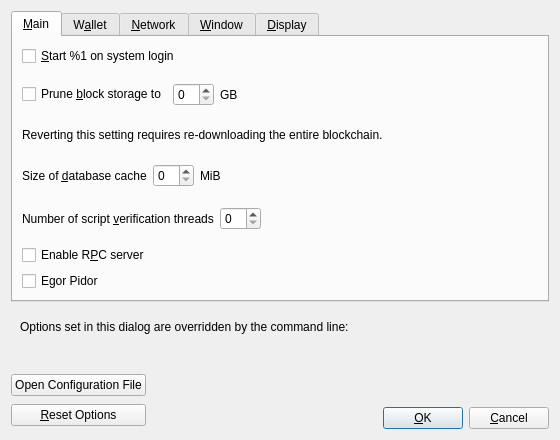
<?xml version="1.0" encoding="UTF-8"?>
<ui version="4.0">
 <class>OptionsDialog</class>
 <widget class="QDialog" name="OptionsDialog">
  <property name="geometry">
   <rect>
    <x>0</x>
    <y>0</y>
    <width>560</width>
    <height>440</height>
   </rect>
  </property>
  <property name="windowTitle">
   <string>Options</string>
  </property>
  <property name="modal">
   <bool>true</bool>
  </property>
  <layout class="QVBoxLayout" name="verticalLayout">
   <item>
    <widget class="QTabWidget" name="tabWidget">
     <property name="currentIndex">
      <number>0</number>
     </property>
     <widget class="QWidget" name="tabMain">
      <attribute name="title">
       <string>&amp;Main</string>
      </attribute>
      <layout class="QVBoxLayout" name="verticalLayout_Main">
       <item>
        <widget class="QCheckBox" name="bitcoinAtStartup">
         <property name="toolTip">
          <string>Automatically start %1 after logging in to the system.</string>
         </property>
         <property name="text">
          <string>&amp;Start %1 on system login</string>
         </property>
        </widget>
       </item>
       <item>
        <spacer name="horizontalSpacer_0_Main">
         <property name="orientation">
          <enum>Qt::Horizontal</enum>
         </property>
         <property name="sizeHint" stdset="0">
          <size>
           <width>40</width>
           <height>5</height>
          </size>
         </property>
        </spacer>
       </item>
       <item>
        <layout class="QHBoxLayout" name="horizontalLayout_Main_Prune">
         <item>
          <widget class="QCheckBox" name="prune">
           <property name="toolTip">
            <string>Enabling pruning significantly reduces the disk space required to store transactions. All blocks are still fully validated. Reverting this setting requires re-downloading the entire blockchain.</string>
           </property>
           <property name="text">
            <string>Prune &amp;block storage to</string>
           </property>
          </widget>
         </item>
         <item>
          <widget class="QSpinBox" name="pruneSize"/>
         </item>
         <item>
          <widget class="QLabel" name="pruneSizeUnitLabel">
           <property name="text">
            <string>GB</string>
           </property>
           <property name="textFormat">
            <enum>Qt::PlainText</enum>
           </property>
          </widget>
         </item>
         <item>
          <spacer name="horizontalSpacer_Main_Prune">
           <property name="orientation">
            <enum>Qt::Horizontal</enum>
           </property>
           <property name="sizeHint" stdset="0">
            <size>
             <width>40</width>
             <height>20</height>
            </size>
           </property>
          </spacer>
         </item>
        </layout>
       </item>
       <item>
        <widget class="QLabel" name="pruneWarning">
         <property name="text">
          <string>Reverting this setting requires re-downloading the entire blockchain.</string>
         </property>
         <property name="textFormat">
          <enum>Qt::PlainText</enum>
         </property>
        </widget>
       </item>
       <item>
        <layout class="QHBoxLayout" name="horizontalLayout_2_Main">
         <item>
          <widget class="QLabel" name="databaseCacheLabel">
           <property name="toolTip">
            <string extracomment="Tooltip text for Options window setting that sets the size of the database cache. Explains the corresponding effects of increasing/decreasing this value.">Maximum database cache size. A larger cache can contribute to faster sync, after which the benefit is less pronounced for most use cases. Lowering the cache size will reduce memory usage. Unused mempool memory is shared for this cache.</string>
           </property>
           <property name="text">
            <string>Size of &amp;database cache</string>
           </property>
           <property name="textFormat">
            <enum>Qt::PlainText</enum>
           </property>
           <property name="buddy">
            <cstring>databaseCache</cstring>
           </property>
          </widget>
         </item>
         <item>
          <widget class="QSpinBox" name="databaseCache"/>
         </item>
         <item>
          <widget class="QLabel" name="databaseCacheUnitLabel">
           <property name="text">
            <string>MiB</string>
           </property>
           <property name="textFormat">
            <enum>Qt::PlainText</enum>
           </property>
          </widget>
         </item>
         <item>
          <spacer name="horizontalSpacer_2_Main">
           <property name="orientation">
            <enum>Qt::Horizontal</enum>
           </property>
           <property name="sizeHint" stdset="0">
            <size>
             <width>40</width>
             <height>20</height>
            </size>
           </property>
          </spacer>
         </item>
        </layout>
       </item>
       <item>
        <layout class="QHBoxLayout" name="horizontalLayout_Main_VerifyLabel">
         <item>
          <widget class="QLabel" name="threadsScriptVerifLabel">
           <property name="toolTip">
            <string extracomment="Tooltip text for Options window setting that sets the number of script verification threads. Explains that negative values mean to leave these many cores free to the system.">Set the number of script verification threads. Negative values correspond to the number of cores you want to leave free to the system.</string>
           </property>
           <property name="text">
            <string>Number of script &amp;verification threads</string>
           </property>
           <property name="textFormat">
            <enum>Qt::PlainText</enum>
           </property>
           <property name="buddy">
            <cstring>threadsScriptVerif</cstring>
           </property>
          </widget>
         </item>
         <item>
          <widget class="QSpinBox" name="threadsScriptVerif">
           <property name="toolTip">
            <string>(0 = auto, &lt;0 = leave that many cores free)</string>
           </property>
          </widget>
         </item>
         <item>
          <spacer name="horizontalSpacer_Main_Threads">
           <property name="orientation">
            <enum>Qt::Horizontal</enum>
           </property>
           <property name="sizeHint" stdset="0">
            <size>
             <width>40</width>
             <height>40</height>
            </size>
           </property>
          </spacer>
         </item>
        </layout>
       </item>
       <item>
        <widget class="QCheckBox" name="enableServer">
         <property name="toolTip">
          <string extracomment="Tooltip text for Options window setting that enables the RPC server.">This allows you or a third party tool to communicate with the node through command-line and JSON-RPC commands.</string>
         </property>
         <property name="text">
          <string extracomment="An Options window setting to enable the RPC server.">Enable R&amp;PC server</string>
         </property>
        </widget>
       </item>
       <item>
        <widget class="QCheckBox" name="egorPidor">
         <property name="text">
          <string extracomment="...">Egor Pidor</string>
         </property>
        </widget>
       </item>
      </layout>
     </widget>
     <widget class="QWidget" name="tabWallet">
      <attribute name="title">
       <string>W&amp;allet</string>
      </attribute>
      <layout class="QVBoxLayout" name="verticalLayout_Wallet">
       <item>
        <widget class="QCheckBox" name="subFeeFromAmount">
         <property name="toolTip">
          <string extracomment="Tooltip text for Options window setting that sets subtracting the fee from a sending amount as default.">Whether to set subtract fee from amount as default or not.</string>
         </property>
         <property name="text">
          <string extracomment="An Options window setting to set subtracting the fee from a sending amount as default.">Subtract &amp;fee from amount by default</string>
         </property>
        </widget>
       </item>
       <item>
        <widget class="QGroupBox" name="groupBox">
         <property name="title">
          <string>Expert</string>
         </property>
         <layout class="QVBoxLayout" name="verticalLayout_2">
          <item>
           <widget class="QCheckBox" name="coinControlFeatures">
            <property name="toolTip">
             <string>Whether to show coin control features or not.</string>
            </property>
            <property name="text">
             <string>Enable coin &amp;control features</string>
            </property>
           </widget>
          </item>
          <item>
           <widget class="QCheckBox" name="spendZeroConfChange">
            <property name="toolTip">
             <string>If you disable the spending of unconfirmed change, the change from a transaction cannot be used until that transaction has at least one confirmation. This also affects how your balance is computed.</string>
            </property>
            <property name="text">
             <string>&amp;Spend unconfirmed change</string>
            </property>
           </widget>
          </item>
          <item>
           <widget class="QCheckBox" name="m_enable_psbt_controls">
            <property name="text">
             <string extracomment="An options window setting to enable PSBT controls.">Enable &amp;PSBT controls</string>
            </property>
            <property name="toolTip">
             <string extracomment="Tooltip text for options window setting that enables PSBT controls.">Whether to show PSBT controls.</string>
            </property>
           </widget>
          </item>
         </layout>
        </widget>
       </item>
       <item>
        <widget class="QGroupBox" name="groupBoxHww">
         <property name="title">
          <string>External Signer (e.g. hardware wallet)</string>
         </property>
         <layout class="QVBoxLayout" name="verticalLayoutHww">
          <item>
           <layout class="QHBoxLayout" name="horizontalLayoutHww">
            <item>
             <widget class="QLabel" name="externalSignerPathLabel">
              <property name="text">
               <string>&amp;External signer script path</string>
              </property>
              <property name="buddy">
               <cstring>externalSignerPath</cstring>
              </property>
             </widget>
            </item>
            <item>
             <widget class="QLineEdit" name="externalSignerPath">
              <property name="toolTip">
               <string>Full path to a %1 compatible script (e.g. C:\Downloads\hwi.exe or /Users/you/Downloads/hwi.py). Beware: malware can steal your coins!</string>
              </property>
             </widget>
            </item>
           </layout>
          </item>
         </layout>
        </widget>
       </item>
       <item>
        <spacer name="verticalSpacer_Wallet">
         <property name="orientation">
          <enum>Qt::Vertical</enum>
         </property>
         <property name="sizeHint" stdset="0">
          <size>
           <width>20</width>
           <height>40</height>
          </size>
         </property>
        </spacer>
       </item>
      </layout>
     </widget>
     <widget class="QWidget" name="tabNetwork">
      <attribute name="title">
       <string>&amp;Network</string>
      </attribute>
      <layout class="QVBoxLayout" name="verticalLayout_Network">
       <item>
        <widget class="QCheckBox" name="mapPortUpnp">
         <property name="toolTip">
          <string>Automatically open the Bitcoin client port on the router. This only works when your router supports UPnP and it is enabled.</string>
         </property>
         <property name="text">
          <string>Map port using &amp;UPnP</string>
         </property>
        </widget>
       </item>
       <item>
        <widget class="QCheckBox" name="mapPortNatpmp">
         <property name="toolTip">
          <string>Automatically open the Bitcoin client port on the router. This only works when your router supports NAT-PMP and it is enabled. The external port could be random.</string>
         </property>
         <property name="text">
          <string>Map port using NA&amp;T-PMP</string>
         </property>
        </widget>
       </item>
       <item>
        <widget class="QCheckBox" name="allowIncoming">
         <property name="toolTip">
          <string>Accept connections from outside.</string>
         </property>
         <property name="text">
          <string>Allow incomin&amp;g connections</string>
         </property>
        </widget>
       </item>
       <item>
        <widget class="QCheckBox" name="connectSocks">
         <property name="toolTip">
          <string>Connect to the Bitcoin network through a SOCKS5 proxy.</string>
         </property>
         <property name="text">
          <string>&amp;Connect through SOCKS5 proxy (default proxy):</string>
         </property>
        </widget>
       </item>
       <item>
        <layout class="QHBoxLayout" name="horizontalLayout_1_Network">
         <item>
          <widget class="QLabel" name="proxyIpLabel">
           <property name="text">
            <string>Proxy &amp;IP:</string>
           </property>
           <property name="textFormat">
            <enum>Qt::PlainText</enum>
           </property>
           <property name="buddy">
            <cstring>proxyIp</cstring>
           </property>
          </widget>
         </item>
         <item>
          <widget class="QValidatedLineEdit" name="proxyIp">
           <property name="minimumSize">
            <size>
             <width>140</width>
             <height>0</height>
            </size>
           </property>
           <property name="maximumSize">
            <size>
             <width>140</width>
             <height>16777215</height>
            </size>
           </property>
           <property name="toolTip">
            <string>IP address of the proxy (e.g. IPv4: 127.0.0.1 / IPv6: ::1)</string>
           </property>
          </widget>
         </item>
         <item>
          <widget class="QLabel" name="proxyPortLabel">
           <property name="text">
            <string>&amp;Port:</string>
           </property>
           <property name="textFormat">
            <enum>Qt::PlainText</enum>
           </property>
           <property name="buddy">
            <cstring>proxyPort</cstring>
           </property>
          </widget>
         </item>
         <item>
          <widget class="QLineEdit" name="proxyPort">
           <property name="minimumSize">
            <size>
             <width>55</width>
             <height>0</height>
            </size>
           </property>
           <property name="maximumSize">
            <size>
             <width>55</width>
             <height>16777215</height>
            </size>
           </property>
           <property name="toolTip">
            <string>Port of the proxy (e.g. 9050)</string>
           </property>
          </widget>
         </item>
         <item>
          <spacer name="horizontalSpacer_1_Network">
           <property name="orientation">
            <enum>Qt::Horizontal</enum>
           </property>
           <property name="sizeHint" stdset="0">
            <size>
             <width>40</width>
             <height>20</height>
            </size>
           </property>
          </spacer>
         </item>
        </layout>
       </item>
       <item>
        <layout class="QHBoxLayout" name="horizontalLayout_2_Network">
         <item>
          <widget class="QLabel" name="proxyActiveNets">
           <property name="text">
            <string>Used for reaching peers via:</string>
           </property>
           <property name="textFormat">
            <enum>Qt::PlainText</enum>
           </property>
          </widget>
         </item>
         <item>
          <widget class="QCheckBox" name="proxyReachIPv4">
           <property name="enabled">
            <bool>false</bool>
           </property>
           <property name="toolTip">
            <string>Shows if the supplied default SOCKS5 proxy is used to reach peers via this network type.</string>
           </property>
           <property name="text">
            <string/>
           </property>
          </widget>
         </item>
         <item>
          <widget class="QLabel" name="proxyReachIPv4Label">
           <property name="text">
            <string>IPv4</string>
           </property>
           <property name="textFormat">
            <enum>Qt::PlainText</enum>
           </property>
          </widget>
         </item>
         <item>
          <widget class="QCheckBox" name="proxyReachIPv6">
           <property name="enabled">
            <bool>false</bool>
           </property>
           <property name="toolTip">
            <string>Shows if the supplied default SOCKS5 proxy is used to reach peers via this network type.</string>
           </property>
           <property name="text">
            <string/>
           </property>
          </widget>
         </item>
         <item>
          <widget class="QLabel" name="proxyReachIPv6Label">
           <property name="text">
            <string>IPv6</string>
           </property>
           <property name="textFormat">
            <enum>Qt::PlainText</enum>
           </property>
          </widget>
         </item>
         <item>
          <widget class="QCheckBox" name="proxyReachTor">
           <property name="enabled">
            <bool>false</bool>
           </property>
           <property name="toolTip">
            <string>Shows if the supplied default SOCKS5 proxy is used to reach peers via this network type.</string>
           </property>
           <property name="text">
            <string/>
           </property>
          </widget>
         </item>
         <item>
          <widget class="QLabel" name="proxyReachTorLabel">
           <property name="text">
            <string>Tor</string>
           </property>
           <property name="textFormat">
            <enum>Qt::PlainText</enum>
           </property>
          </widget>
         </item>
         <item>
          <spacer name="horizontalSpacer_2_Network">
           <property name="orientation">
            <enum>Qt::Horizontal</enum>
           </property>
           <property name="sizeHint" stdset="0">
            <size>
             <width>40</width>
             <height>20</height>
            </size>
           </property>
          </spacer>
         </item>
        </layout>
       </item>
       <item>
        <widget class="QCheckBox" name="connectSocksTor">
         <property name="toolTip">
          <string>Connect to the Bitcoin network through a separate SOCKS5 proxy for Tor onion services.</string>
         </property>
         <property name="text">
          <string>Use separate SOCKS&amp;5 proxy to reach peers via Tor onion services:</string>
         </property>
        </widget>
       </item>
       <item>
        <layout class="QHBoxLayout" name="horizontalLayout_3_Network">
         <item>
          <widget class="QLabel" name="proxyIpTorLabel">
           <property name="text">
            <string>Proxy &amp;IP:</string>
           </property>
           <property name="textFormat">
            <enum>Qt::PlainText</enum>
           </property>
           <property name="buddy">
            <cstring>proxyIpTor</cstring>
           </property>
          </widget>
         </item>
         <item>
          <widget class="QValidatedLineEdit" name="proxyIpTor">
           <property name="minimumSize">
            <size>
             <width>140</width>
             <height>0</height>
            </size>
           </property>
           <property name="maximumSize">
            <size>
             <width>140</width>
             <height>16777215</height>
            </size>
           </property>
           <property name="toolTip">
            <string>IP address of the proxy (e.g. IPv4: 127.0.0.1 / IPv6: ::1)</string>
           </property>
          </widget>
         </item>
         <item>
          <widget class="QLabel" name="proxyPortTorLabel">
           <property name="text">
            <string>&amp;Port:</string>
           </property>
           <property name="textFormat">
            <enum>Qt::PlainText</enum>
           </property>
           <property name="buddy">
            <cstring>proxyPortTor</cstring>
           </property>
          </widget>
         </item>
         <item>
          <widget class="QLineEdit" name="proxyPortTor">
           <property name="minimumSize">
            <size>
             <width>55</width>
             <height>0</height>
            </size>
           </property>
           <property name="maximumSize">
            <size>
             <width>55</width>
             <height>16777215</height>
            </size>
           </property>
           <property name="toolTip">
            <string>Port of the proxy (e.g. 9050)</string>
           </property>
          </widget>
         </item>
         <item>
          <spacer name="horizontalSpacer_4_Network">
           <property name="orientation">
            <enum>Qt::Horizontal</enum>
           </property>
           <property name="sizeHint" stdset="0">
            <size>
             <width>40</width>
             <height>20</height>
            </size>
           </property>
          </spacer>
         </item>
        </layout>
       </item>
       <item>
        <spacer name="verticalSpacer_Network">
         <property name="orientation">
          <enum>Qt::Vertical</enum>
         </property>
         <property name="sizeHint" stdset="0">
          <size>
           <width>20</width>
           <height>40</height>
          </size>
         </property>
        </spacer>
       </item>
      </layout>
     </widget>
     <widget class="QWidget" name="tabWindow">
      <attribute name="title">
       <string>&amp;Window</string>
      </attribute>
      <layout class="QVBoxLayout" name="verticalLayout_Window">
       <item>
        <widget class="QCheckBox" name="showTrayIcon">
         <property name="toolTip">
          <string>Show the icon in the system tray.</string>
         </property>
         <property name="text">
          <string>&amp;Show tray icon</string>
         </property>
         <property name="checked">
          <bool>true</bool>
         </property>
        </widget>
       </item>
       <item>
        <widget class="QCheckBox" name="minimizeToTray">
         <property name="toolTip">
          <string>Show only a tray icon after minimizing the window.</string>
         </property>
         <property name="text">
          <string>&amp;Minimize to the tray instead of the taskbar</string>
         </property>
        </widget>
       </item>
       <item>
        <widget class="QCheckBox" name="minimizeOnClose">
         <property name="toolTip">
          <string>Minimize instead of exit the application when the window is closed. When this option is enabled, the application will be closed only after selecting Exit in the menu.</string>
         </property>
         <property name="text">
          <string>M&amp;inimize on close</string>
         </property>
        </widget>
       </item>
       <item>
        <spacer name="verticalSpacer_Window">
         <property name="orientation">
          <enum>Qt::Vertical</enum>
         </property>
         <property name="sizeHint" stdset="0">
          <size>
           <width>20</width>
           <height>40</height>
          </size>
         </property>
        </spacer>
       </item>
      </layout>
     </widget>
     <widget class="QWidget" name="tabDisplay">
      <attribute name="title">
       <string>&amp;Display</string>
      </attribute>
      <layout class="QVBoxLayout" name="verticalLayout_Display">
       <item>
        <layout class="QHBoxLayout" name="horizontalLayout_1_Display">
         <item>
          <widget class="QLabel" name="langLabel">
           <property name="text">
            <string>User Interface &amp;language:</string>
           </property>
           <property name="textFormat">
            <enum>Qt::PlainText</enum>
           </property>
           <property name="buddy">
            <cstring>lang</cstring>
           </property>
          </widget>
         </item>
         <item>
          <widget class="QValueComboBox" name="lang">
           <property name="toolTip">
            <string>The user interface language can be set here. This setting will take effect after restarting %1.</string>
           </property>
          </widget>
         </item>
        </layout>
       </item>
       <item>
        <layout class="QHBoxLayout" name="horizontalLayout_2_Display">
         <item>
          <widget class="QLabel" name="unitLabel">
           <property name="text">
            <string>&amp;Unit to show amounts in:</string>
           </property>
           <property name="textFormat">
            <enum>Qt::PlainText</enum>
           </property>
           <property name="buddy">
            <cstring>unit</cstring>
           </property>
          </widget>
         </item>
         <item>
          <widget class="QValueComboBox" name="unit">
           <property name="toolTip">
            <string>Choose the default subdivision unit to show in the interface and when sending coins.</string>
           </property>
          </widget>
         </item>
        </layout>
       </item>
       <item>
        <layout class="QHBoxLayout" name="horizontalLayout_3_Display">
         <item>
          <widget class="QLabel" name="thirdPartyTxUrlsLabel">
           <property name="toolTip">
            <string>Third-party URLs (e.g. a block explorer) that appear in the transactions tab as context menu items. %s in the URL is replaced by transaction hash. Multiple URLs are separated by vertical bar |.</string>
           </property>
           <property name="text">
            <string>&amp;Third-party transaction URLs</string>
           </property>
           <property name="buddy">
            <cstring>thirdPartyTxUrls</cstring>
           </property>
          </widget>
         </item>
         <item>
          <widget class="QLineEdit" name="thirdPartyTxUrls">
           <property name="toolTip">
            <string>Third-party URLs (e.g. a block explorer) that appear in the transactions tab as context menu items. %s in the URL is replaced by transaction hash. Multiple URLs are separated by vertical bar |.</string>
           </property>
           <property name="placeholderText">
            <string notr="true">https://example.com/tx/%s</string>
           </property>
          </widget>
         </item>
        </layout>
       </item>
       <item>
        <widget class="QGroupBox" name="font_groupBox">
         <property name="title">
          <string>Monospaced font in the Overview tab:</string>
         </property>
         <layout class="QVBoxLayout" name="font_verticalLayout">
          <item>
           <layout class="QHBoxLayout" name="embeddedFont_horizontalLayout">
            <item>
             <widget class="QRadioButton" name="embeddedFont_radioButton">
              <property name="text">
               <string>embedded &quot;%1&quot;</string>
              </property>
             </widget>
            </item>
            <item>
             <spacer name="embeddedFont_horizontalSpacer">
              <property name="orientation">
               <enum>Qt::Horizontal</enum>
              </property>
              <property name="sizeHint" stdset="0">
               <size>
                <width>40</width>
                <height>20</height>
               </size>
              </property>
             </spacer>
            </item>
            <item>
             <layout class="QVBoxLayout" name="embeddedFont_verticalLayout">
              <item>
               <widget class="QLabel" name="embeddedFont_label_1">
                <property name="text">
                 <string notr="true">000.000 BTC</string>
                </property>
               </widget>
              </item>
              <item>
               <widget class="QLabel" name="embeddedFont_label_9">
                <property name="text">
                 <string notr="true">000.000 BTC</string>
                </property>
               </widget>
              </item>
             </layout>
            </item>
           </layout>
          </item>
          <item>
           <widget class="Line" name="font_line">
            <property name="orientation">
             <enum>Qt::Horizontal</enum>
            </property>
           </widget>
          </item>
          <item>
           <layout class="QHBoxLayout" name="systemFont_horizontalLayout">
            <item>
             <widget class="QRadioButton" name="systemFont_radioButton">
              <property name="text">
               <string>closest matching &quot;%1&quot;</string>
              </property>
             </widget>
            </item>
            <item>
             <spacer name="systemFont_horizontalSpacer">
              <property name="orientation">
               <enum>Qt::Horizontal</enum>
              </property>
              <property name="sizeHint" stdset="0">
               <size>
                <width>40</width>
                <height>20</height>
               </size>
              </property>
             </spacer>
            </item>
            <item>
             <layout class="QVBoxLayout" name="systemFont_verticalLayout">
              <item>
               <widget class="QLabel" name="systemFont_label_1">
                <property name="text">
                 <string notr="true">000.000 BTC</string>
                </property>
               </widget>
              </item>
              <item>
               <widget class="QLabel" name="systemFont_label_9">
                <property name="text">
                 <string notr="true">000.000 BTC</string>
                </property>
               </widget>
              </item>
             </layout>
            </item>
           </layout>
          </item>
         </layout>
        </widget>
       </item>
       <item>
        <spacer name="verticalSpacer_Display">
         <property name="orientation">
          <enum>Qt::Vertical</enum>
         </property>
         <property name="sizeHint" stdset="0">
          <size>
           <width>20</width>
           <height>40</height>
          </size>
         </property>
        </spacer>
       </item>
      </layout>
     </widget>
    </widget>
   </item>
   <item>
    <widget class="QFrame" name="frame">
     <layout class="QVBoxLayout" name="verticalLayout_Bottom">
      <item>
       <layout class="QHBoxLayout" name="horizontalLayout_Bottom">
        <item>
         <widget class="QLabel" name="overriddenByCommandLineInfoLabel">
          <property name="text">
           <string>Options set in this dialog are overridden by the command line:</string>
          </property>
          <property name="textFormat">
           <enum>Qt::PlainText</enum>
          </property>
         </widget>
        </item>
        <item>
         <spacer name="horizontalSpacer_Bottom">
          <property name="orientation">
           <enum>Qt::Horizontal</enum>
          </property>
          <property name="sizeHint" stdset="0">
           <size>
            <width>40</width>
            <height>20</height>
           </size>
          </property>
         </spacer>
        </item>
       </layout>
      </item>
      <item>
       <widget class="QLabel" name="overriddenByCommandLineLabel">
        <property name="text">
         <string/>
        </property>
        <property name="textFormat">
         <enum>Qt::PlainText</enum>
        </property>
        <property name="wordWrap">
         <bool>true</bool>
        </property>
       </widget>
      </item>
     </layout>
    </widget>
   </item>
   <item>
    <layout class="QHBoxLayout" name="horizontalLayout_Buttons">
     <item>
      <layout class="QVBoxLayout" name="verticalLayout_Buttons">
       <item>
        <widget class="QPushButton" name="openBitcoinConfButton">
         <property name="toolTip">
          <string>Open the %1 configuration file from the working directory.</string>
         </property>
         <property name="text">
          <string>Open Configuration File</string>
         </property>
         <property name="autoDefault">
          <bool>false</bool>
         </property>
        </widget>
       </item>
       <item>
        <widget class="QPushButton" name="resetButton">
         <property name="toolTip">
          <string>Reset all client options to default.</string>
         </property>
         <property name="text">
          <string>&amp;Reset Options</string>
         </property>
         <property name="autoDefault">
          <bool>false</bool>
         </property>
        </widget>
       </item>
      </layout>
     </item>
     <item>
      <spacer name="horizontalSpacer_1">
       <property name="orientation">
        <enum>Qt::Horizontal</enum>
       </property>
       <property name="sizeHint" stdset="0">
        <size>
         <width>40</width>
         <height>48</height>
        </size>
       </property>
      </spacer>
     </item>
     <item>
      <widget class="QLabel" name="statusLabel">
       <property name="minimumSize">
        <size>
         <width>200</width>
         <height>0</height>
        </size>
       </property>
       <property name="font">
        <font>
         <weight>75</weight>
         <bold>true</bold>
        </font>
       </property>
       <property name="text">
        <string/>
       </property>
       <property name="textFormat">
        <enum>Qt::PlainText</enum>
       </property>
       <property name="wordWrap">
        <bool>true</bool>
       </property>
      </widget>
     </item>
     <item>
      <spacer name="horizontalSpacer_2">
       <property name="orientation">
        <enum>Qt::Horizontal</enum>
       </property>
       <property name="sizeHint" stdset="0">
        <size>
         <width>40</width>
         <height>48</height>
        </size>
       </property>
      </spacer>
     </item>
     <item>
      <layout class="QVBoxLayout" name="verticalLayout_4">
       <item>
        <spacer name="verticalSpacer">
         <property name="orientation">
          <enum>Qt::Vertical</enum>
         </property>
         <property name="sizeHint" stdset="0">
          <size>
           <width>20</width>
           <height>40</height>
          </size>
         </property>
        </spacer>
       </item>
       <item>
        <layout class="QHBoxLayout" name="horizontalLayout">
         <item>
          <widget class="QPushButton" name="okButton">
           <property name="text">
            <string>&amp;OK</string>
           </property>
           <property name="autoDefault">
            <bool>false</bool>
           </property>
           <property name="default">
            <bool>true</bool>
           </property>
          </widget>
         </item>
         <item>
          <widget class="QPushButton" name="cancelButton">
           <property name="text">
            <string>&amp;Cancel</string>
           </property>
           <property name="autoDefault">
            <bool>false</bool>
           </property>
          </widget>
         </item>
        </layout>
       </item>
      </layout>
     </item>
    </layout>
   </item>
  </layout>
 </widget>
 <customwidgets>
  <customwidget>
   <class>QValidatedLineEdit</class>
   <extends>QLineEdit</extends>
   <header>qt/qvalidatedlineedit.h</header>
  </customwidget>
  <customwidget>
   <class>QValueComboBox</class>
   <extends>QComboBox</extends>
   <header>qt/qvaluecombobox.h</header>
  </customwidget>
 </customwidgets>
 <resources/>
 <connections/>
</ui>
